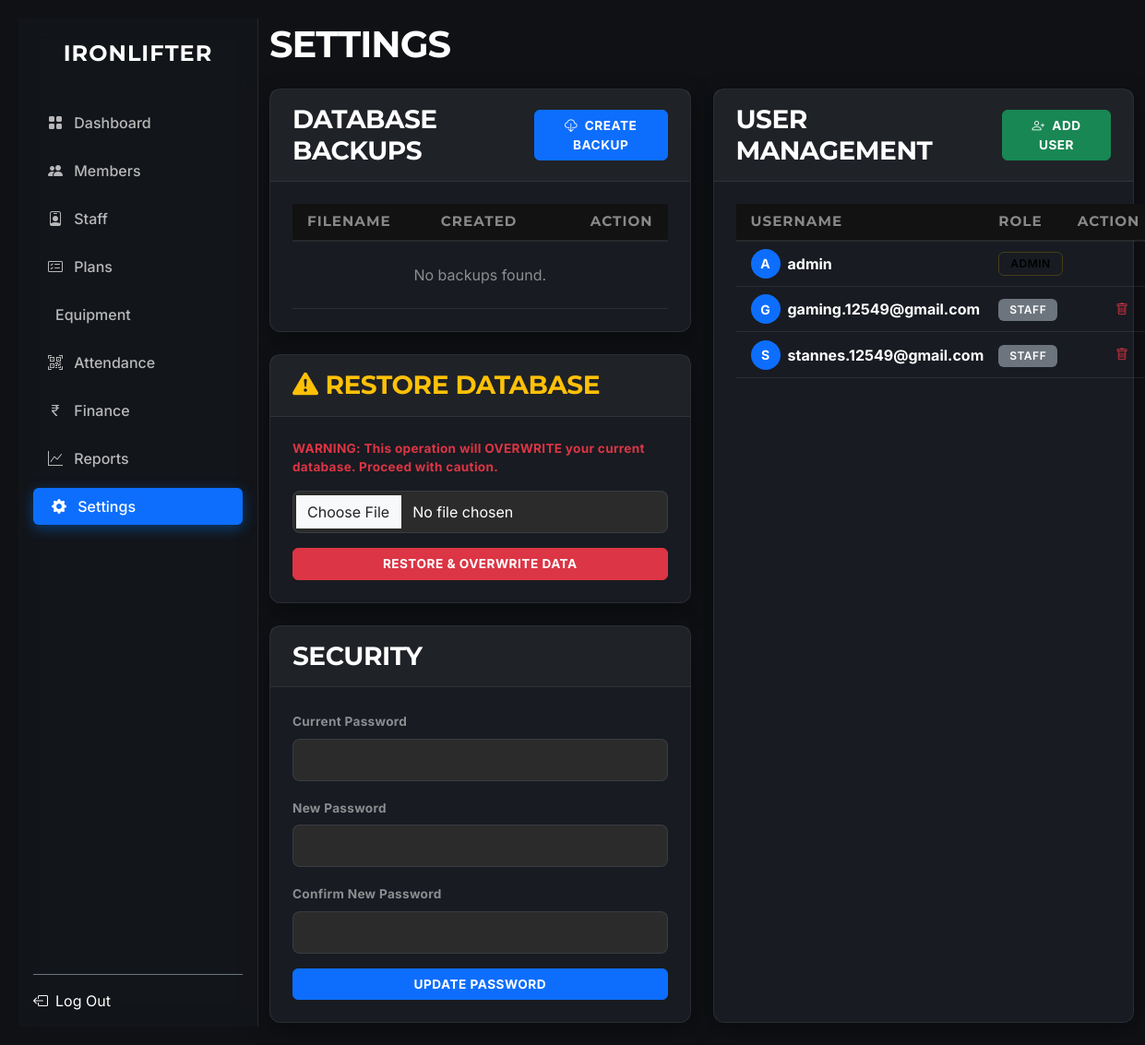
Screenshot of /settings/ (signed in) with the database file from the repository.
### src/models/__init__.py (models this page shows, shortened)
class User(UserMixin, db.Model):
    __tablename__ = 'users'
    id = db.Column(db.Integer, primary_key=True)
    username = db.Column(db.String(80), unique=True, nullable=False)
    password_hash = db.Column(db.String(256), nullable=False)
    role = db.Column(db.String(20), default='staff')
    name = db.Column(db.String(100))
    email = db.Column(db.String(120))
    phone = db.Column(db.String(20))
    created_at = db.Column(db.DateTime, default=datetime.utcnow)
    is_active = db.Column(db.Boolean, default=True)

### src/routes/settings_routes.py (the view)
@settings.route('/')
@login_required
@admin_required
def index():
    backups = list_backups()
    users = User.query.all() if current_user.role == 'admin' else []
    return render_template('settings.html',
        active_page='settings',
        backups=backups,
        users=users
    )

### src/utils/backup.py (called while the page is built, shortened)
def list_backups():
    backup_dir = os.path.join(os.path.dirname(os.path.dirname(os.path.dirname(__file__))), 'backups')
    if not os.path.exists(backup_dir):
        return []

### src/utils/helpers.py (called while the page is built)
def admin_required(f):
    @wraps(f)
    def decorated_function(*args, **kwargs):
        if not current_user.is_authenticated or current_user.role != 'admin':
            flash('Admin access required.', 'error')
            return redirect(url_for('main.dashboard'))
        return f(*args, **kwargs)
    return decorated_function

### src/templates/settings.html (shortened to what this page needs)
{% extends "base.html" %}
{% block content %}
<div class="page-header mb-4">
    <h1 class="fw-bold text-white">Settings</h1>
</div>
<div class="row g-4">
    <div class="col-lg-6">
        <div class="card mb-4">
            <div class="card-header d-flex justify-content-between align-items-center">
                <h3 class="m-0 text-white">Database Backups</h3>
                <form action="{{ url_for('settings.create_backup_route') }}" method="POST">
                    <button type="submit" class="btn btn-sm btn-primary fw-bold">
                        <i class="bi bi-cloud-download me-1"></i> Create Backup
                    </button>
                </form>
            </div>
            <div class="card-body p-0">
                <table class="table mb-0 table-hover align-middle">
                    <thead>
                        <tr>
                            <th class="ps-3">Filename</th>
                            <th>Created</th>
                            <th class="text-end pe-3">Action</th>
                        </tr>
                    </thead>
                    <tbody>
                        {% for b in backups %}
                        <tr>
                            <td class="ps-3"><code class="text-warning bg-dark px-2 py-1 rounded">{{ b.filename }}</code></td>
                            <td class="text-white-50 small">{{ b.created | format_datetime }}</td>
                            <td class="text-end pe-3">
                                <a href="{{ url_for('settings.download_backup', filename=b.filename) }}" class="btn btn-sm btn-outline-light">
                                    <i class="bi bi-download"></i>
                                </a>
                            </td>
                        </tr>
                        {% else %}
                        <tr>
                            <td colspan="3" class="text-center py-4 text-white-50">No backups found.</td>
                        </tr>
                        {% endfor %}
                    </tbody>
                </table>
            </div>
        </div>
        <div class="card mb-4 border-warning border-opacity-25" style="background: rgba(255, 193, 7, 0.05);">
            <div class="card-header border-bottom border-warning border-opacity-25">
                <h3 class="m-0 text-warning"><i class="bi bi-exclamation-triangle-fill me-2"></i>Restore Database</h3>
            </div>
            <div class="card-body">
                <p class="small text-danger fw-bold mb-3">WARNING: This operation will OVERWRITE your current database. Proceed with caution.</p>
                <form method="POST" action="{{ url_for('settings.restore_backup_route') }}" enctype="multipart/form-data">
                    <input type="file" name="backup_file" class="form-control mb-3 bg-dark text-white border-secondary" accept=".json" required>
                    <button type="submit" class="btn btn-danger w-100 py-2 fw-bold">Restore & Overwrite Data</button>
                </form>
            </div>
        </div>
        <div class="card">
            <div class="card-header"><h3 class="m-0 text-white">Security</h3></div>
            <div class="card-body">
                <form action="{{ url_for('settings.change_password') }}" method="POST">
                    <div class="mb-3">
                        <label class="form-label text-white-50 small fw-bold">Current Password</label>
                        <input type="password" name="current_password" class="form-control bg-dark text-white border-secondary" required>
                    </div>
                    <div class="mb-3">
                        <label class="form-label text-white-50 small fw-bold">New Password</label>
                        <input type="password" name="new_password" class="form-control bg-dark text-white border-secondary" required>
                    </div>
                    <div class="mb-3">
                        <label class="form-label text-white-50 small fw-bold">Confirm New Password</label>
                        <input type="password" name="confirm_password" class="form-control bg-dark text-white border-secondary" required>
                    </div>
                    <button type="submit" class="btn btn-primary w-100 fw-bold">Update Password</button>
                </form>
            </div>
        </div>
    </div>
    <div class="col-lg-6">
        {% if current_user.role == 'admin' %}
        <div class="card h-100">
            <div class="card-header d-flex justify-content-between align-items-center">
                <h3 class="m-0 text-white">User Management</h3>
                <button class="btn btn-sm btn-success fw-bold" data-bs-toggle="modal" data-bs-target="#userModal">
                    <i class="bi bi-person-plus me-1"></i> Add User
                </button>
            </div>
            <div class="card-body p-0">
                <table class="table mb-0 table-hover align-middle">
                    <thead>
                        <tr>
                            <th class="ps-3">Username</th>
                            <th>Role</th>
                            <th class="text-end pe-3">Action</th>
                        </tr>
                    </thead>
                    <tbody>
                        {% for u in users %}
                        <tr>
                            <td class="ps-3">
                                <div class="d-flex align-items-center gap-2">
                                    <div class="rounded-circle d-flex align-items-center justify-content-center bg-primary text-white fw-bold" style="width: 32px; height: 32px; font-size: 14px;">
                                        {{ u.username[0] | upper }}
                                    </div>
                                    <strong class="text-white">{{ u.username }}</strong>
                                </div>
                            </td>
                            <td>
                                <span class="badge {{ 'bg-warning text-dark' if u.role == 'admin' else 'bg-secondary text-white' }}">
                                    {{ u.role | upper }}
                                </span>
                            </td>
                            <td class="text-end pe-3">
                                {% if u.id != current_user.id %}
                                <form action="{{ url_for('settings.delete_user', id=u.id) }}" method="POST" style="display:inline;" onsubmit="return confirm('Are you sure you want to delete this user?');">
                                    <button type="submit" class="btn btn-sm btn-outline-danger border-0">
                                        <i class="bi bi-trash"></i>
                                    </button>
                                </form>
                                {% endif %}
                            </td>
                        </tr>
                        {% endfor %}
                    </tbody>
                </table>
            </div>
        </div>
        {% endif %}
    </div>
</div>
{% endblock %}

### src/static/css/style.css (style rules this page uses)
:root { --primary-color: #0d6efd; --accent: #E6AF2E; --background-dark: #0f1115; --sidebar-bg: rgba(20, 23, 28, 0.7); --card-bg: #181b21; --text-main: #ffffff; --text-muted: #a0a0a0; --font-heading: 'Montserrat', -apple-system, system-ui, sans-serif; --font-body: 'Inter', -apple-system, system-ui, sans-serif; --glass-border: rgba(255, 255, 255, 0.08); --card-shadow: 0 8px 24px rgba(0, 0, 0, 0.4); --space-xs: 4px; --space-sm: 8px; --space-md: 16px; --space-lg: 24px; --space-xl: 32px; --lh-tight: 1.2; --lh-base: 1.5; }
h1, h2, h3, h4, h5, h6, .navbar-brand, .modal-title, .badge { font-family: var(--font-heading); text-transform: uppercase; letter-spacing: 1px; font-weight: 500; }
body { background-color: var(--background-dark) !important; color: #e0e0e0 !important; font-family: var(--font-body); -webkit-font-smoothing: antialiased; }
h1, h2, h3, h4, h5, h6, .navbar-brand { font-family: var(--font-heading); color: #fff; margin-top: 0; margin-bottom: var(--space-md); line-height: var(--lh-tight); }
h1, .display-1, .display-4 { font-weight: 800; letter-spacing: -1px; }
h2, h3 { font-weight: 700; letter-spacing: -0.5px; }
p { margin-bottom: var(--space-md); line-height: var(--lh-base); color: rgba(255, 255, 255, 0.75); }
.small, small { font-size: 0.85rem; letter-spacing: 0.3px; }
.card { background-color: var(--card-bg) !important; border: 1px solid var(--glass-border) !important; border-radius: 12px; box-shadow: var(--card-shadow); color: #fff; transition: transform 0.2s ease, box-shadow 0.2s ease, border-color 0.2s; }
.card-header, .card-footer { background-color: rgba(255, 255, 255, 0.03) !important; border-color: var(--glass-border) !important; }
.card-body { padding: var(--space-lg) !important; }
.card-header { padding: var(--space-md) var(--space-lg) !important; border-bottom: 1px solid var(--glass-border); }
.badge { font-family: var(--font-body); font-weight: 600; letter-spacing: 0.5px; padding: 6px 12px; border-radius: 6px; text-transform: uppercase; font-size: 0.75rem; }
.bg-warning, .badge-warning { background-color: var(--warning-bg) !important; color: var(--warning-text) !important; border: 1px solid rgba(255, 193, 7, 0.2); }
.table { --bs-table-bg: transparent !important; --bs-table-accent-bg: transparent !important; color: #e0e0e0 !important; border-color: var(--glass-border); vertical-align: middle; }
thead th { font-family: var(--font-heading); letter-spacing: 1px; font-size: 0.95rem; text-transform: uppercase; background-color: #121212 !important; color: rgba(255, 255, 255, 0.5) !important; border-bottom: 2px solid var(--glass-border) !important; }
.form-control, .form-select, input, select, textarea { background-color: #2b2b2b !important; border: 1px solid rgba(255, 255, 255, 0.15) !important; color: #fff !important; border-radius: 8px; padding: 10px 15px; }
.btn { border-radius: 6px !important; padding: 0.375rem 0.75rem !important; font-weight: 600; text-transform: uppercase; font-size: 0.85rem; letter-spacing: 0.5px; transition: all 0.2s ease; box-shadow: none !important; }
.btn-primary { background-color: var(--primary-color); border-color: var(--primary-color); }

### rows the page displays
User: username "A", username "admin", role "ADMIN"
User: username "G", username "gaming.12549@gmail.com", role "STAFF"
User: username "S", username "stannes.12549@gmail.com", role "STAFF"
